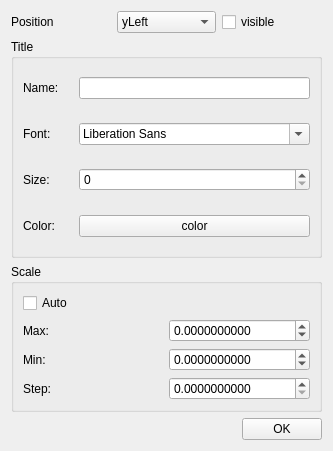
     <widget class="QWidget" name="Axis">
      <attribute name="title">
       <string>Axis</string>
      </attribute>
      <layout class="QGridLayout" name="gridLayout_5">
       <item row="1" column="0">
        <layout class="QGridLayout" name="gridLayout">
         <item row="1" column="0">
          <widget class="QGroupBox" name="groupBox_3">
           <property name="title">
            <string>Scale</string>
           </property>
           <layout class="QGridLayout" name="gridLayout_9">
            <item row="0" column="0">
             <layout class="QGridLayout" name="gridLayout_8">
              <item row="2" column="1">
               <widget class="QDoubleSpinBox" name="axisMinSpinBox">
                <property name="decimals">
                 <number>10</number>
                </property>
                <property name="minimum">
                 <double>-99999999999999997748809823456034029568.000000000000000</double>
                </property>
                <property name="maximum">
                 <double>9999999999999999455752309870428160.000000000000000</double>
                </property>
               </widget>
              </item>
              <item row="0" column="0">
               <widget class="QCheckBox" name="axisAutoBox">
                <property name="text">
                 <string>Auto</string>
                </property>
               </widget>
              </item>
              <item row="3" column="0">
               <widget class="QLabel" name="label_12">
                <property name="text">
                 <string>Step:</string>
                </property>
               </widget>
              </item>
              <item row="1" column="0">
               <widget class="QLabel" name="label_9">
                <property name="text">
                 <string>Max:</string>
                </property>
               </widget>
              </item>
              <item row="2" column="0">
               <widget class="QLabel" name="label_10">
                <property name="text">
                 <string>Min:</string>
                </property>
               </widget>
              </item>
              <item row="1" column="1">
               <widget class="QDoubleSpinBox" name="axisMaxSpinBox">
                <property name="decimals">
                 <number>10</number>
                </property>
                <property name="minimum">
                 <double>-9999999999999999455752309870428160.000000000000000</double>
                </property>
                <property name="maximum">
                 <double>9999999999999999635896294965248.000000000000000</double>
                </property>
               </widget>
              </item>
              <item row="3" column="1">
               <widget class="QDoubleSpinBox" name="axisStepSpinBox">
                <property name="decimals">
                 <number>10</number>
                </property>
               </widget>
              </item>
             </layout>
            </item>
           </layout>
          </widget>
         </item>
         <item row="0" column="0">
          <widget class="QGroupBox" name="groupBox">
           <property name="title">
            <string>Title</string>
           </property>
           <layout class="QGridLayout" name="gridLayout_7">
            <item row="0" column="0">
             <layout class="QGridLayout" name="gridLayout_6">
              <item row="0" column="0">
               <widget class="QLabel" name="label_5">
                <property name="enabled">
                 <bool>true</bool>
                </property>
                <property name="minimumSize">
                 <size>
                  <width>50</width>
                  <height>40</height>
                 </size>
                </property>
                <property name="text">
                 <string>Name:</string>
                </property>
               </widget>
              </item>
              <item row="0" column="1">
               <widget class="QLineEdit" name="axisName"/>
              </item>
              <item row="1" column="0">
               <widget class="QLabel" name="label_6">
                <property name="minimumSize">
                 <size>
                  <width>50</width>
                  <height>40</height>
                 </size>
                </property>
                <property name="text">
                 <string>Font:</string>
                </property>
               </widget>
              </item>
              <item row="1" column="1">
               <widget class="QFontComboBox" name="axisfont"/>
              </item>
              <item row="2" column="0">
               <widget class="QLabel" name="label_7">
                <property name="minimumSize">
                 <size>
                  <width>50</width>
                  <height>40</height>
                 </size>
                </property>
                <property name="text">
                 <string>Size:</string>
                </property>
               </widget>
              </item>
              <item row="2" column="1">
               <widget class="QSpinBox" name="axissize"/>
              </item>
              <item row="3" column="0">
               <widget class="QLabel" name="label_8">
                <property name="minimumSize">
                 <size>
                  <width>50</width>
                  <height>40</height>
                 </size>
                </property>
                <property name="text">
                 <string>Color:</string>
                </property>
               </widget>
              </item>
              <item row="3" column="1">
               <widget class="QPushButton" name="axiscolor">
                <property name="text">
                 <string>color</string>
                </property>
               </widget>
              </item>
             </layout>
            </item>
           </layout>
          </widget>
         </item>
        </layout>
       </item>
       <item row="2" column="0">
        <layout class="QGridLayout" name="gridLayout_10">
         <item row="0" column="0">
          <spacer name="horizontalSpacer_2">
           <property name="orientation">
            <enum>Qt::Horizontal</enum>
           </property>
           <property name="sizeHint" stdset="0">
            <size>
             <width>40</width>
             <height>20</height>
            </size>
           </property>
          </spacer>
         </item>
         <item row="0" column="1">
          <widget class="QPushButton" name="axisOK">
           <property name="text">
            <string>OK</string>
           </property>
          </widget>
         </item>
        </layout>
       </item>
       <item row="0" column="0">
        <layout class="QGridLayout" name="gridLayout_12">
         <item row="0" column="1">
          <widget class="QComboBox" name="axiscomboBox">
           <item>
            <property name="text">
             <string>yLeft</string>
            </property>
           </item>
           <item>
            <property name="text">
             <string>yRight</string>
            </property>
           </item>
           <item>
            <property name="text">
             <string>xBottom</string>
            </property>
           </item>
           <item>
            <property name="text">
             <string>xTop</string>
            </property>
           </item>
          </widget>
         </item>
         <item row="0" column="0">
          <widget class="QLabel" name="label_11">
           <property name="text">
            <string>Position</string>
           </property>
          </widget>
         </item>
         <item row="0" column="2">
          <widget class="QCheckBox" name="Visible">
           <property name="text">
            <string>visible</string>
           </property>
          </widget>
         </item>
        </layout>
       </item>
      </layout>
     </widget>
